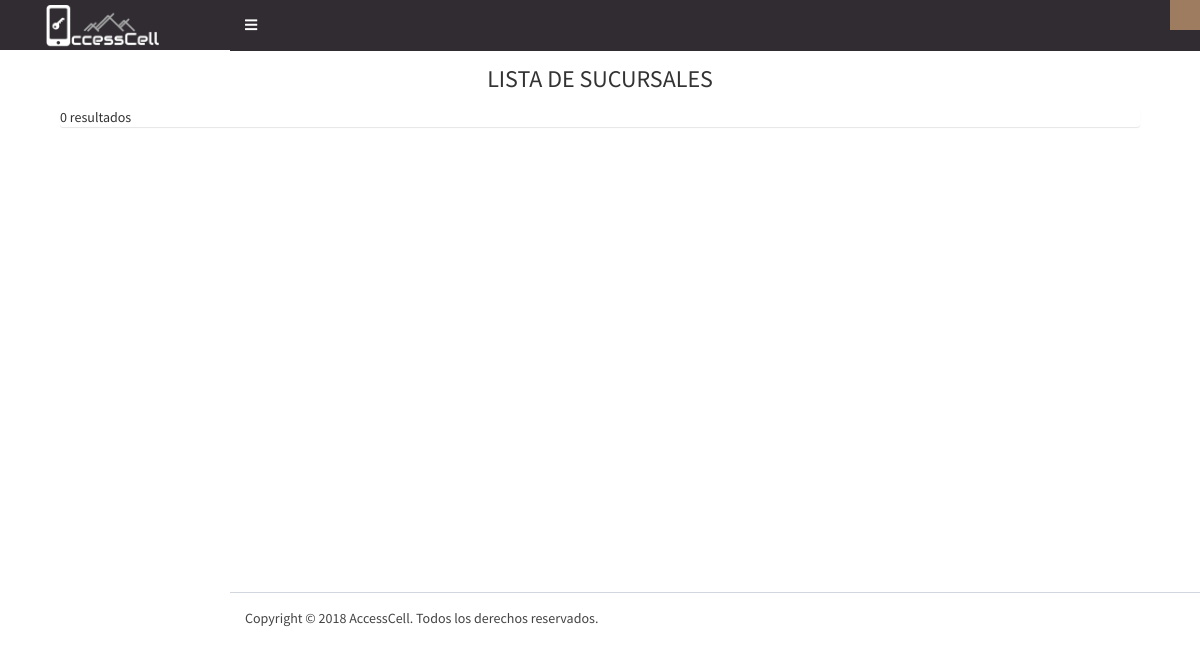
The page /admin-sucursales.php on the database as committed earlier.
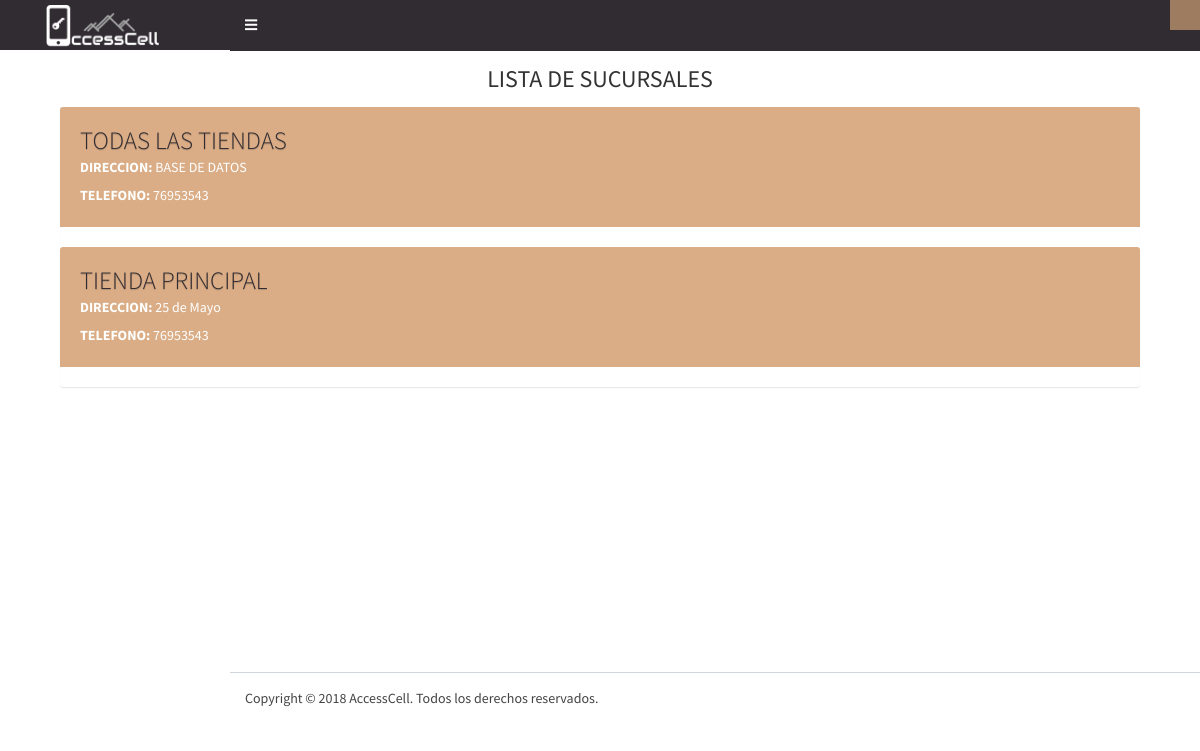
The same page on the database as committed later.
### tables this page shows
CREATE TABLE `sucursal` (
  `idsucursal` int(11) NOT NULL,
  `razon_social` varchar(100) NOT NULL,
  `direccion` varchar(150) NOT NULL,
  `telefono` varchar(15) NOT NULL
);

### admin-sucursales.php (the view, shortened to what this page needs)
<!DOCTYPE html>
<html>
<head>
    <?php include_once('includes/head.php');?>
</head>
<body class="hold-transition skin-primary">
    <div>
        <?php include 'includes/admin-header.php';
            $resultsucursales = $conn->query("SELECT * FROM sucursal");
        ?>
            <div class="container">
                <section class="content-header">
                    <h1 class="center">LISTA DE SUCURSALES</h1>
                </section>
                <section class="content container-fluid">
                    <div class="col-md-12">
                        <div class="box box-widget widget-user">
                            <?php if ($resultsucursales->num_rows >= 1) {
                            while($row = $resultsucursales->fetch_assoc()) {
                                echo "<a href='admin-dashboard.php?ID={$row['idsucursal']}'>";
                                echo "<div class='widget-user-header bg-primary-sucursal'>";
                                echo "<h1 class='widget-user-username'>".$row["razon_social"]."</h1>"."<h5 class='widget-user-desc'><b>DIRECCION:</b> ".$row["direccion"]."</h5><b>TELEFONO:</b> ".$row["telefono"];
                                echo "</div><br>";
                                echo "</a>";
                            }
                            } else {
                                echo "0 resultados";
                            }
                        ?>
                        </div>
                    </div>
                </section>
                <section class="content container-fluid">
                </section>
            </div>
            <?php include 'includes/admin-footer.php';?>
    </div>
</body>
</html>

### includes/head.php (shortened to what this page needs)
<link rel="stylesheet" href="https://maxcdn.bootstrapcdn.com/bootstrap/3.3.7/css/bootstrap.min.css">
<link href="dist/css/main.css" rel="stylesheet">
<link href="dist/css/AdminLTE.css" rel="stylesheet">
<link href="dist/css/skins/_all-skins.css" rel="stylesheet">
<link href="https://cdnjs.cloudflare.com/ajax/libs/select2/4.0.6-rc.0/css/select2.min.css" rel="stylesheet" />
<link href="https://use.fontawesome.com/releases/v5.0.13/css/all.css" rel="stylesheet">
<link href="https://cdn.datatables.net/1.10.16/css/jquery.dataTables.min.css" rel="stylesheet">
<link href="https://cdn.datatables.net/buttons/1.5.1/css/buttons.dataTables.min.css" rel="stylesheet">

### includes/admin-header.php (shortened to what this page needs)
<header class="main-header">
    <a class="logo" href="admin-dashboard.php">
        <img class="img-responsive logo-lg" src="dist/img/Logo.png" alt="LOGO ACCESSCELL" width="70%">
    </a>
    <nav class="navbar navbar-static-top" role="navigation">
        <a class="sidebar-toggle" data-toggle="push-menu" href="#" role="button">
        </a>
        <div class="navbar-custom-menu">
            <ul class="nav navbar-nav">
                <li class="dropdown user user-menu">
                    <a class="dropdown-toggle" data-toggle="dropdown" href="#">
                    </a>
                </li>
            </ul>
        </div>
    </nav>
</header>

### includes/admin-footer.php (shortened to what this page needs)
<footer class="main-footer">
    Copyright © 2018 AccessCell. Todos los derechos reservados.
</footer>

Rows that differ between the two databases and show on the page:
added sucursal: razon_social "TODAS LAS TIENDAS", direccion "BASE DE DATOS", telefono "76953543"
added sucursal: razon_social "TIENDA PRINCIPAL", direccion "25 de Mayo", telefono "76953543"
Other text that changed with them:
text no longer shown: "0 resultados"
